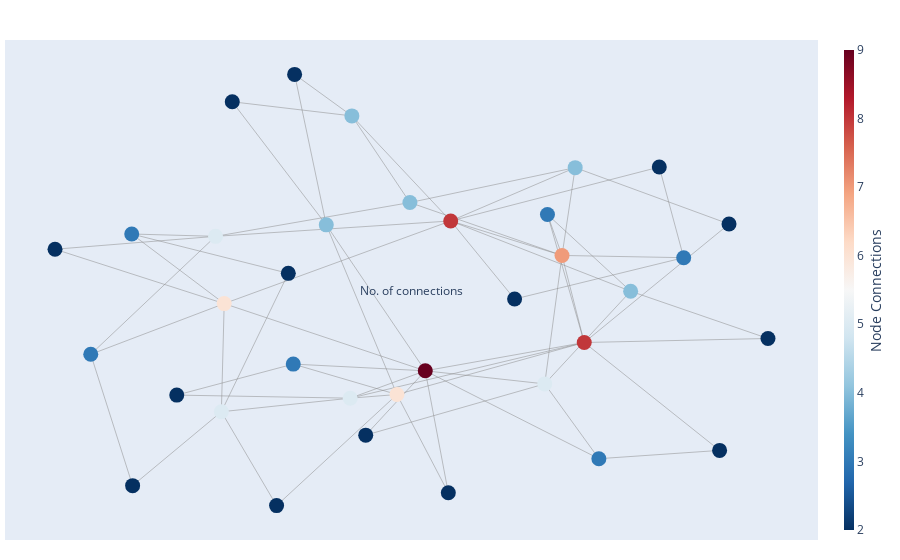

Notebook code cell kept with this figure:
### Code cell
plot_network(network)

### Figure 1 — Plotly figure (JSON) as saved in the notebook; plotly's stock layout.template omitted (floating-point values rounded to 4 significant figures; data arrays with more than 128 entries replaced by an {"elided": "..."} marker saying what was removed)
{"data": [{"hoverinfo": "none", "line": {"color": "#888", "width": 0.5}, "mode": "lines", "type": "scatter", "x": {"elided": "195 float values"}, "y": {"elided": "195 float values"}}, {"hoverinfo": "text", "marker": {"color": [7, 8, 3, 3, 4, 4, 8, 2, 2, 4, 4, 5, 9, 6, 5, 6, 5, 5, 3, 2, 3, 3, 2, 2, 2, 2, 4, 2, 3, 2, 2, 2, 2, 2, 2], "colorbar": {"thickness": 10, "title": {"side": "right", "text": "Node Connections"}, "xanchor": "left"}, "colorscale": [[0, "rgb(103,0,31)"], [0.1, "rgb(178,24,43)"], [0.2, "rgb(214,96,77)"], [0.3, "rgb(244,165,130)"], [0.4, "rgb(253,219,199)"], [0.5, "rgb(247,247,247)"], [0.6, "rgb(209,229,240)"], [0.7, "rgb(146,197,222)"], [0.8, "rgb(67,147,195)"], [0.9, "rgb(33,102,172)"], [1, "rgb(5,48,97)"]], "line": {"width": 0}, "reversescale": true, "showscale": true, "size": 15}, "mode": "markers", "text": ["neuron-2XE7Jw # of connections: 7", "output # of connections: 8", "input-x # of connections: 3", "input-y # of connections: 3", "input-r # of connections: 4", "neuron-0vLilQ # of connections: 4", "neuron-V6XxhQ # of connections: 8", "neuron-GZuKTA # of connections: 2", "neuron-ZKUhBQ # of connections: 2", "neuron-RDZDkA # of connections: 4", "neuron-jq3cyQ # of connections: 4", "neuron-SbtFSQ # of connections: 5", "neuron-EYOcoQ # of connections: 9", "neuron-b3caNA # of connections: 6", "neuron-QgNn9Q # of connections: 5", "neuron-az4CcA # of connections: 6", "neuron-9MXpQQ # of connections: 5", "neuron-2O-AgQ # of connections: 5", "neuron-_McjYQ # of connections: 3", "neuron-vm9WOw # of connections: 2", "neuron-cKYgTw # of connections: 3", "neuron-wC9rZw # of connections: 3", "neuron-t-j_Ig # of connections: 2", "neuron-GN1Q2Q # of connections: 2", "neuron-YDg8jA # of connections: 2", "neuron-_TaAAA # of connections: 2", "neuron--cjhDQ # of connections: 4", "neuron-OXJrBQ # of connections: 2", "neuron-jfJ54Q # of connections: 3", "neuron-Dwm5vQ # of connections: 2", "neuron-oOj2XA # of connections: 2", "neuron--OZBVw # of connections: 2", "neuron-Ll7w3Q # of connections: 2", "neuron-qfJYag # of connections: 2", "neuron-8wkSKw # of connections: 2"], "type": "scatter", "x": [0.4281, 0.4898, 0.766, 0.3876, 0.005658, 0.4646, 0.1189, 0.6982, 0.2964, -0.1555, 0.6186, 0.3801, 0.04833, -0.5101, -0.1602, -0.03029, -0.534, -0.5179, -0.3183, -0.9799, 0.5304, -0.7669, -0.3321, -0.6418, -0.117, 0.1123, -0.2266, -0.3145, -0.8806, 0.8918, -0.7644, -0.4876, 1, 0.8657, -0.3646], "y": [0.2076, -0.1529, 0.1983, 0.3772, 0.4265, 0.5711, 0.3504, 0.5735, 0.02709, 0.7852, 0.05946, -0.3242, -0.27, 0.008135, -0.3833, -0.3681, 0.2867, -0.4396, -0.2422, 0.2333, -0.6339, 0.2963, 0.1335, -0.3706, -0.5364, -0.7751, 0.3342, 0.9572, -0.2017, 0.3376, -0.7454, 0.8438, -0.1362, -0.5996, -0.8282]}], "layout": {"annotations": [{"showarrow": false, "text": "No. of connections", "xref": "paper", "yref": "paper"}], "hovermode": "closest", "margin": {"b": 20, "l": 5, "r": 5, "t": 40}, "showlegend": false, "xaxis": {"showgrid": false, "showticklabels": false, "zeroline": false}, "yaxis": {"showgrid": false, "showticklabels": false, "zeroline": false}}}
